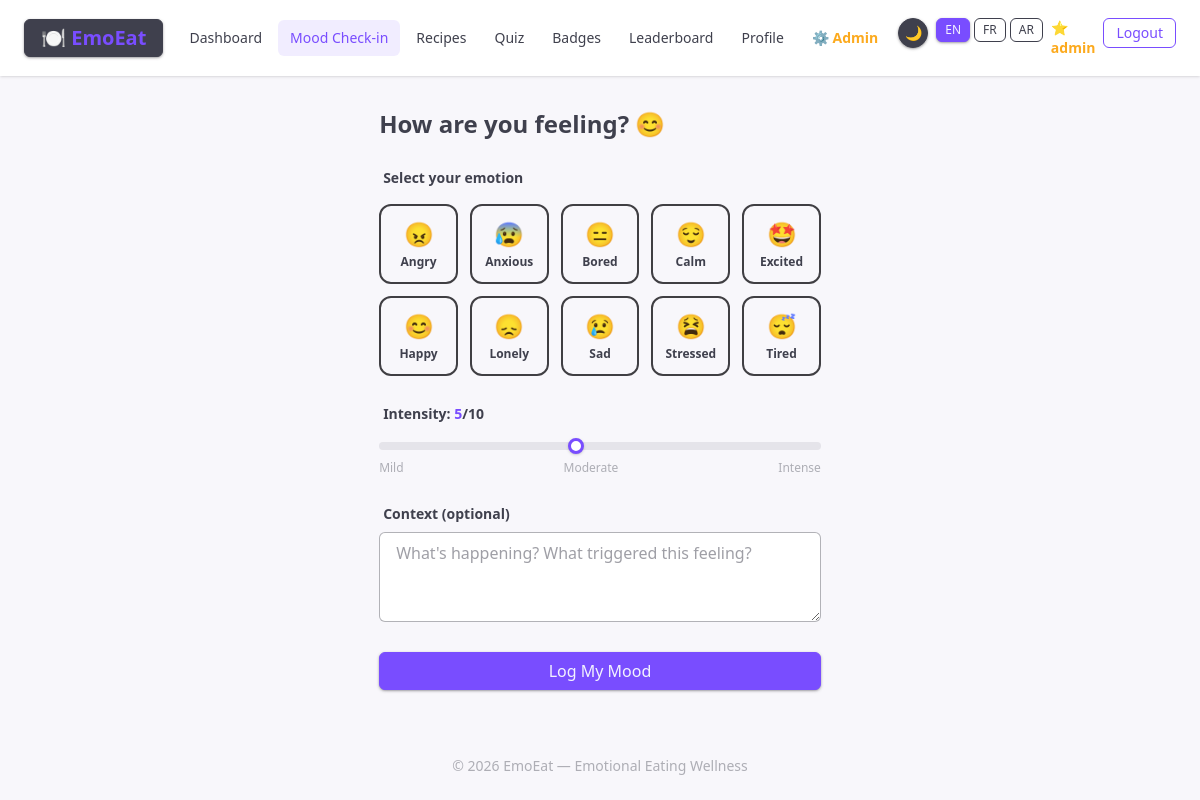
/checkin (signed in), run on the app's committed database.
### tables this page shows
CREATE TABLE IF NOT EXISTS emotions (
    id      INT AUTO_INCREMENT PRIMARY KEY,
    code    VARCHAR(30)  NOT NULL UNIQUE,
    label   VARCHAR(60)  NOT NULL,
    emoji   VARCHAR(10)  DEFAULT '😐'
);

### app/Core/Controller.php (called while the page is built, shortened)
<?php
abstract class Controller
{
    protected function view(string $viewName, array $data = []): void
    {
        extract($data);
        $viewFile = BASE_PATH . '/app/Views/' . str_replace('.', '/', $viewName) . '.php';
        require $viewFile;
        require BASE_PATH . '/app/Views/layouts/main.php';
    }
}

### app/Controllers/EmotionController.php (called while the page is built, shortened)
<?php
class EmotionController extends Controller
{
    public function form(): void
    {
        $emotions = Emotion::allSorted();
        $this->view('emotion.form', compact('emotions', 'success'));
    }
}

### app/Core/App.php (called while the page is built, shortened)
<?php
class App
{
    private static ?App $instance = null;
    private array $config;
    private Router $router;
    private function __construct(array $config)
    {
        $this->config = $config;
        $this->router = new Router();
    }
    public static function getInstance(array $config = []): self
    {
        if (self::$instance === null) {
            self::$instance = new self($config);
        }
        return self::$instance;
    }
    public function getConfig(): array
    {
        return $this->config;
    }
    private function registerRoutes(): void
    {
        $this->router->add('GET',  '/',             'Auth',           'loginForm');
        $this->router->add('GET',  '/login',        'Auth',           'loginForm');
        $this->router->add('POST', '/login',        'Auth',           'doLogin');
        $this->router->add('GET',  '/register',     'Auth',           'registerForm');
        $this->router->add('POST', '/register',     'Auth',           'doRegister');
        $this->router->add('GET',  '/logout',       'Auth',           'logout');
        $this->router->add('GET',  '/dashboard',    'Dashboard',      'index');
        $this->router->add('GET',  '/profile',      'Profile',        'index');
        $this->router->add('POST', '/profile',      'Profile',        'update');
        $this->router->add('GET',  '/checkin',      'Emotion',        'form');
        $this->router->add('POST', '/checkin',      'Emotion',        'submit');
        $this->router->add('GET',  '/recommendations', 'Recommendation', 'index');
        $this->router->add('GET',  '/quiz',         'Quiz',           'index');
        $this->router->add('POST', '/quiz/generate','Quiz',           'generate');
        $this->router->add('GET',  '/quiz/take/{id}', 'Quiz',        'take');
        $this->router->add('POST', '/quiz/submit',  'Quiz',           'submit');
        $this->router->add('GET',  '/quiz/result/{id}', 'Quiz',      'result');
        $this->router->add('GET',  '/badges',       'Gamification',   'badges');
        $this->router->add('GET',  '/leaderboard',  'Gamification',   'leaderboard');
        $this->router->add('GET',  '/lang/{locale}', 'Language',     'switchLang');
        $this->router->add('POST', '/api/quiz/generate', 'Api',      'generateQuiz');
        $this->router->add('POST', '/api/recommend',     'Api',      'recommend');
        $this->router->add('GET',  '/api/emotions',      'Api',      'emotions');
        $this->router->add('GET',  '/api/profile',       'Api',      'profile');
        $this->router->add('POST', '/api/mcp/invoke',    'Api',      'mcpInvoke');
        $this->router->add('GET',  '/admin',                'Admin', 'index');
        $this->router->add('GET',  '/admin/users',          'Admin', 'users');
        $this->router->add('GET',  '/admin/users/edit/{id}','Admin', 'userEdit');
        $this->router->add('POST', '/admin/users/edit/{id}','Admin', 'userUpdate');
        $this->router->add('POST', '/admin/users/delete/{id}','Admin','userDelete');
        $this->router->add('GET',  '/admin/llm',            'Admin', 'llmConfig');
        $this->router->add('POST', '/admin/llm',            'Admin', 'llmConfigSave');
        $this->router->add('POST', '/admin/llm/test',       'Admin', 'llmTest');
        $this->router->add('GET',  '/admin/mcp',            'Admin', 'mcpConfig');
        $this->router->add('POST', '/admin/mcp/test',       'Admin', 'mcpTest');
    }
    public function run(): void
    {
        $method = $_SERVER['REQUEST_METHOD'];
        $uri = parse_url($_SERVER['REQUEST_URI'], PHP_URL_PATH);
        $match = $this->router->match($method, $uri);
        $action = $match['action'];
        $params = $match['params'];
        $controller = new $controllerName($this->config);
        $controller->$action(...$params);
    }
}

### public/index.php (called while the page is built, shortened)
<?php
spl_autoload_register(function (string $class) {
    $prefix = 'App\\';
    $baseDir = BASE_PATH . '/app/';
    $relativeClass = substr($class, strlen($prefix));
    $file = $baseDir . str_replace('\\', '/', $relativeClass) . '.php';
});
$config = require BASE_PATH . '/app/Config/config.php';
$app = App::getInstance($config);
$app->run();

### app/Core/I18n.php (called while the page is built, shortened)
<?php
class I18n
{
    private static ?self $instance = null;
    private string $locale;
    private array  $messages = [];
    private function __construct(string $locale)
    {
        $this->locale = in_array($locale, self::SUPPORTED, true) ? $locale : 'en';
    }
    public static function getInstance(): self
    {
        if (self::$instance === null) {
            $locale = Session::get('locale', 'en');
            self::$instance = new self($locale);
        }
        return self::$instance;
    }
    public function t(string $key, mixed ...$args): string
    {
        $text = $this->messages[$key] ?? $key;
        if (!empty($args)) {
            $text = sprintf($text, ...$args);
        }
        return $text;
    }
    private function load(): void
    {
        $file = BASE_PATH . '/app/Lang/' . $this->locale . '.php';
        if (file_exists($file)) {
            $this->messages = require $file;
        }
    }
}
    function __(string $key, mixed ...$args): string
    {
        return \App\Core\I18n::getInstance()->t($key, ...$args);
    }

### app/Core/Model.php (called while the page is built, shortened)
<?php
abstract class Model
{
    protected static string $table = '';
    protected array $attributes = [];
    public function __get(string $name): mixed
    {
        return $this->attributes[$name] ?? null;
    }
    public function fill(array $data): self
    {
        foreach ($data as $key => $value) {
            $this->attributes[$key] = $value;
        }
        return $this;
    }
    protected static function pdo(): \PDO
    {
        $config = App::getInstance()->getConfig();
        return Database::getInstance($config['db'])->getPdo();
    }
    public static function all(string $orderBy = 'id ASC'): array
    {
        $table = static::$table;
        $stmt = static::pdo()->query("SELECT * FROM {$table} ORDER BY {$orderBy}");
        $rows = $stmt->fetchAll();
        return array_map(function ($row) {
            $m = new static($row);
            $m->exists = true;
            return $m;
        }, $rows);
    }
}

### app/Core/Database.php (called while the page is built, shortened)
<?php
class Database
{
    private static ?Database $instance = null;
    private \PDO $pdo;
    private function __construct(array $dbConfig)
    {
        $dsn = sprintf(
            'mysql:host=%s;port=%s;dbname=%s;charset=utf8mb4',
            $dbConfig['host'],
            $dbConfig['port'],
            $dbConfig['name']
        );
        $this->pdo = new \PDO($dsn, $dbConfig['user'], $dbConfig['pass'], [
            \PDO::ATTR_ERRMODE            => \PDO::ERRMODE_EXCEPTION,
            \PDO::ATTR_DEFAULT_FETCH_MODE => \PDO::FETCH_ASSOC,
            \PDO::ATTR_EMULATE_PREPARES   => false,
        ]);
    }
    public static function getInstance(array $dbConfig): self
    {
        if (self::$instance === null) {
            self::$instance = new self($dbConfig);
        }
        return self::$instance;
    }
    public function getPdo(): \PDO
    {
        return $this->pdo;
    }
}

### app/Models/Emotion.php (called while the page is built, shortened)
<?php
class Emotion extends Model
{
    public static function allSorted(): array
    {
        return self::all('label ASC');
    }
}

### app/Views/emotion/form.php (the view, shortened to what this page needs)
<div class="max-w-2xl mx-auto">
    <h1 class="text-2xl font-bold mb-6"><?= __('checkin_heading') ?></h1>
    <form method="POST" action="/checkin">
        <div class="mb-6">
            <label class="label-text font-semibold mb-3 block"><?= __('checkin_select') ?></label>
            <div class="grid grid-cols-5 gap-3">
                <?php foreach ($emotions as $emotion): ?>
                <label class="cursor-pointer">
                    <div class="custom-option flex flex-col items-center gap-1 p-3 border-2 border-base-300 rounded-xl text-center peer-checked:border-primary peer-checked:bg-primary/10 transition">
                        <span class="text-2xl"><?= htmlspecialchars($emotion->emoji) ?></span>
                        <span class="text-xs font-semibold"><?= htmlspecialchars($emotion->label) ?></span>
                    </div>
                </label>
                <?php endforeach; ?>
            </div>
        </div>
        <div class="mb-6">
            <label for="intensity" class="label-text font-semibold mb-1 block"><?= __('checkin_intensity') ?> <span id="intensity-value" class="text-primary">5</span>/10</label>
            <input type="range" id="intensity" name="intensity" min="1" max="10" value="5"
                   oninput="document.getElementById('intensity-value').textContent=this.value"
                   class="range range-primary w-full mt-1">
            <div class="flex justify-between text-xs text-base-content/40 mt-1">
                <span><?= __('checkin_mild') ?></span>
                <span><?= __('checkin_moderate') ?></span>
                <span><?= __('checkin_intense') ?></span>
            </div>
        </div>
        <div class="mb-6">
            <label for="context" class="label-text font-semibold mb-1 block"><?= __('checkin_context') ?></label>
            <textarea id="context" name="context" rows="3"
                      placeholder="<?= __('checkin_context_hint') ?>"
                      class="textarea textarea-bordered w-full"></textarea>
        </div>
        <button type="submit" class="btn btn-primary btn-block"><?= __('checkin_submit') ?></button>
    </form>
</div>

### data on the page
emotions: emoji "😠", label "Angry"
emotions: emoji "😰", label "Anxious"
emotions: emoji "😑", label "Bored"
emotions: emoji "😌", label "Calm"
emotions: emoji "🤩", label "Excited"
emotions: emoji "😊", label "Happy"
emotions: emoji "😞", label "Lonely"
emotions: emoji "😢", label "Sad"
emotions: emoji "😫", label "Stressed"
emotions: emoji "😴", label "Tired"

### other printed values
__('nav_dashboard') "Dashboard"
__('nav_checkin') "Mood Check-in"
__('nav_recipes') "Recipes"
__('nav_quiz') "Quiz"
__('nav_badges') "Badges"
__('nav_leaderboard') "Leaderboard"
__('nav_profile') "Profile"
__('nav_logout') "Logout"
__('checkin_heading') "How are you feeling? 😊"
__('checkin_select') "Select your emotion"
__('checkin_intensity') "Intensity:"
__('checkin_mild') "Mild"
__('checkin_moderate') "Moderate"
__('checkin_intense') "Intense"
__('checkin_context') "Context (optional)"
